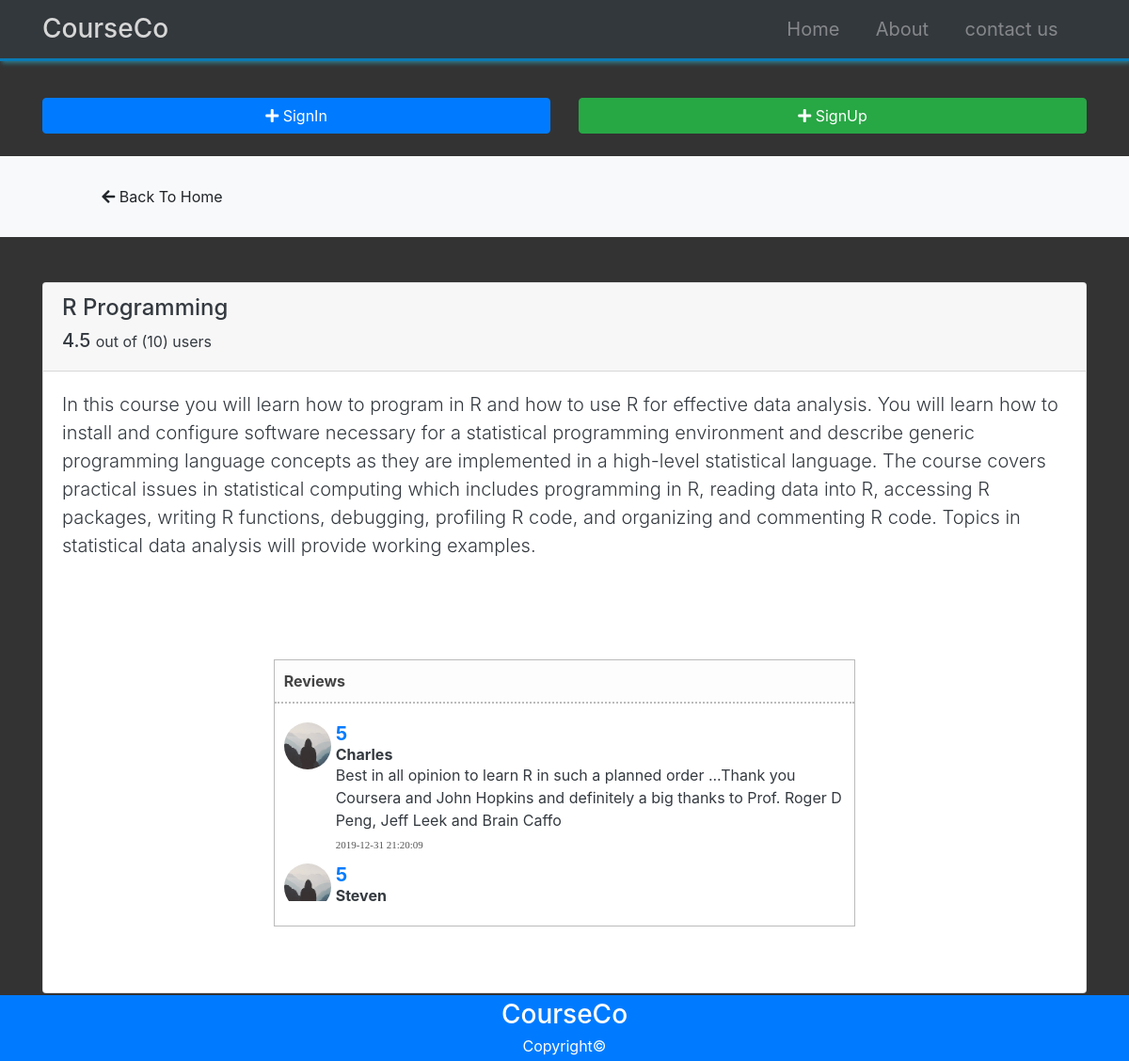
Screenshot of /home/3 with the database file from the repository.
### courseco/models.py (models this page shows, shortened)
class Course(db.Model):
	id = db.Column(db.Integer, primary_key=True)
	name = db.Column(db.String(100), nullable=False)
	description = db.Column(db.Text, nullable=False)
	date_posted = db.Column(db.DateTime, nullable=False, default=datetime.utcnow)
	avg_rate = db.Column(db.Float)
	reviews = db.relationship('Review', backref='course', lazy=True)
	lists = db.relationship('List', backref='course', lazy=True)

class Review(db.Model):
	id = db.Column(db.Integer, primary_key=True)
	date_posted = db.Column(db.DateTime, nullable=False, default=datetime.utcnow)
	content = db.Column(db.Text)
	rate = db.Column(db.Integer, default=0.0)
	user_id = db.Column(db.Integer, db.ForeignKey('user.id'), nullable=False)
	course_id = db.Column(db.Integer, db.ForeignKey('course.id'), nullable=False)

class User(db.Model, UserMixin):
	id = db.Column(db.Integer, primary_key=True)
	username = db.Column(db.String(20), unique=True, nullable=False)
	email = db.Column(db.String(100), unique=True, nullable=False)
	image_file = db.Column(db.String(20), nullable=False, default='default.jpg')
	password = db.Column(db.String(60), nullable=False)
	reviews = db.relationship('Review', backref='reviewer', lazy=True)
	lists = db.relationship('List', backref='user', lazy=True)

### courseco/routes.py (the view, shortened to what this page needs)
@app.route('/home/<int:course_id>', methods=['GET', 'POST']) # expect an int
def course_page(course_id):
	course = Course.query.get_or_404(course_id)
	reviews = Review.query.filter_by(course_id=course.id)\
	.order_by(Review.date_posted.desc())
	current_review = None
	current_l = None
	review_form = ReviewForm()
	list_form = ListForm()
	if review_form.validate_on_submit():
		if not current_review:
			review = Review(rate=review_form.rate.data, content=review_form.content.data, user_id=current_user.id, course_id=course.id) # or author=current_user.id
			db.session.add(review)
			db.session.commit()
			calc_rate(course.id)
			flash('Your review has been added!', 'success')
		else:
			current_review.rate = review_form.rate.data
			current_review.content = review_form.content.data
			db.session.commit()
			calc_rate(course.id)
			flash('Your review has been updated!', 'success')
		return redirect(url_for('course_page', course_id=course.id))
	elif request.method == 'GET':
		if current_review:
			review_form.rate.default = current_review.rate
			review_form.content.default = current_review.content
		review_form.process()
		if current_l:
			list_form.status.default = current_l.status
		list_form.process()
	return render_template('course.html', review_form=review_form, list_form=list_form
			, course=course, reviews=reviews, current_review=current_review, current_l=current_l)

### courseco/templates/course.html (shortened to what this page needs)
{% extends 'layout.html' %}
{% block content %}
  <section id="actions" class="py-4 mb-4 bg-light">
    <div class="container">
      <div class="row">
        <div class="col-md-3">
          <a href="{{ url_for('home') }}" class="btn btn-light btn-block">
            <i class="fas fa-arrow-left"></i>
            Back To Home
          </a>
        </div>
      </div>
    </div>
  </section>
  <section class="py-4 ">
    <div class="container text-dark">
      <div class="row">
        <div class="col-md-12">
          <div class="card">
            <div class="card-header">
              <h4>{{ course.name }}</h4>
              {% if course.avg_rate %}
              <div class="h5">{{ course.avg_rate }}  <small>out of ({{ course.reviews|length }}) users</small></div>
              {% else %}
              <div class="h5">Not Rated Yet</div>
              {% endif %}
            </div>
            <div class="card-body">
              <p class="lead">
                {{ course.description }}
              </p>
            </div>
    <div class="row justify-content-center">
    <div class="card-body col-lg-8">
    <div class="detailBox text-dark">
    <div class="titleBox">
      <label><strong>Reviews</strong></label>
    </div>
    <div class="actionBox">
        <ul class="commentList">
          {% for review in reviews %}
            <li>
                <div class="commenterImage">
                  <img src="{{ url_for('static', filename='profile_pics/' + review.reviewer.image_file) }}" />
                </div>
                <div class="commentText">
                    <span class="m-0 p-0 font-weight-bold text-primary h5">{{ review.rate }} </span>
                    <h6 class="m-0 p-0 font-weight-bold">{{ review.reviewer.username }}</h6>
                    <p class="">{{ review.content }}</p> <span class="date sub-text">{{ review.date_posted.strftime('%Y-%m-%d %H:%M:%S') }}</span>
                </div>
            </li>
          {% endfor %}
        </ul>
    </div>
</div>
</div>
</div>
</div>
</div>
</div>
</div>
  </section>
{% endblock %}

### courseco/static/css/style.css (style rules this page uses)
body { margin-top: 80px; background: #333; color: #fff; }
.detailBox { border:1px solid #bbb; margin:50px; }
.titleBox { background-color:#fdfdfd; padding:10px; }
.titleBox label { color:#444; margin:0; display:inline-block; }
.commentList { padding:0; list-style:none; max-height:200px; overflow:auto; }
.commentList li { margin:0; margin-top:10px; }
.commentList li > div { display:table-cell; }
.commenterImage { width:50px; margin-right:5px; height:100%; float:left; }
.commenterImage img { width:100%; border-radius:50%; }
.commentText p { margin:0; }
.sub-text { color:#555; font-family:verdana; font-size:11px; }
.actionBox { border-top:2px dotted #bbb; padding:10px; }

### rows the page displays
Course: name "R Programming", avg_rate "4.5", description "In this course you will learn how to program in R and how to use R for effective data analysis. You will learn how to install and configure software necessary for a statistical programming environment and describe generic programming language concepts as they are implemented in a high-level statistical language. The course covers practical issues in statistical computing which includes programming in R, reading data into R, accessing R packages, writing R functions, debugging, profiling R code, and organizing and commenting R code. Topics in statistical data analysis will provide working examples."
Review: image_file (placeholder picture), rate "5", reviewer.username "Charles", content "Best in all opinion to learn R in such a planned order ...Thank you Coursera and John Hopkins and definitely a big thanks to Prof. Roger D Peng, Jeff Leek and Brain Caffo", date_posted "2019-12-31 21:20:09"
Review: image_file (placeholder picture), rate "5", reviewer.username "Steven"

### other values shown
{{ course.reviews|length }} "10"
